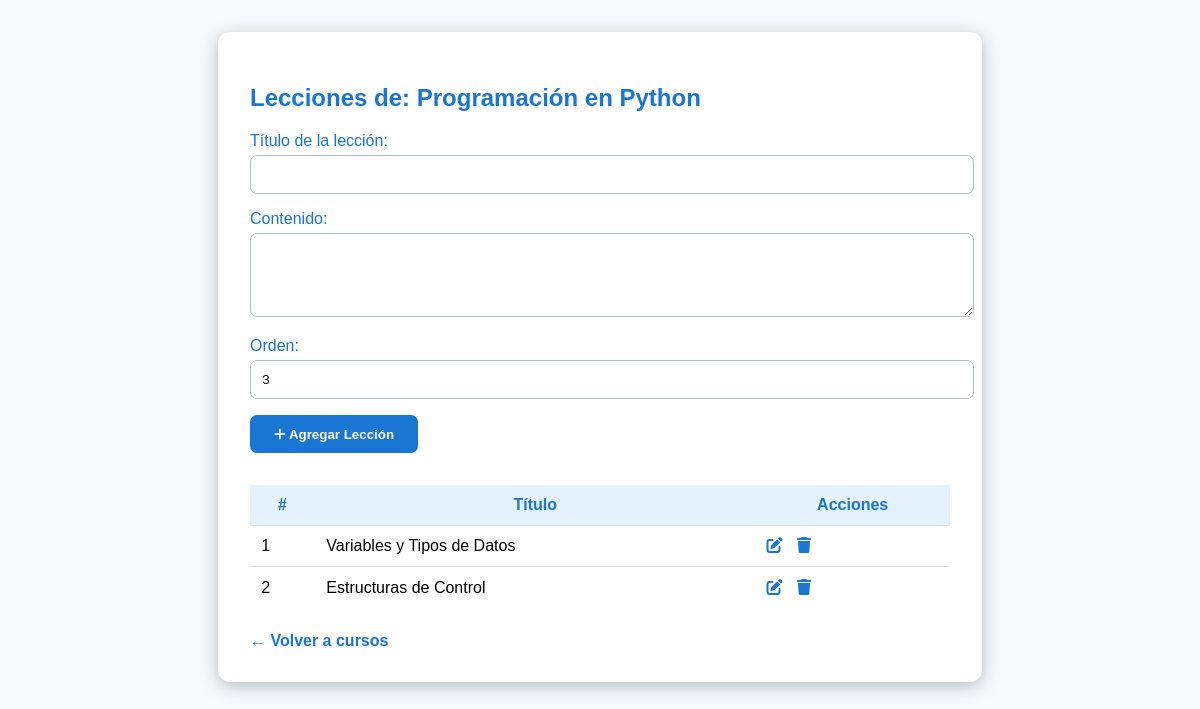
/dashboard/admin/manage_lessons.php?curso_id=2 (signed in), run on the app's committed database.
### tables this page shows
CREATE TABLE IF NOT EXISTS `cursos` (
  `id` int(11) NOT NULL AUTO_INCREMENT,
  `titulo` varchar(100) NOT NULL,
  `descripcion` text NOT NULL,
  `instructor_id` int(11) NOT NULL,
  `creado_en` timestamp NOT NULL DEFAULT current_timestamp(),
  `imagen_portada` varchar(255) DEFAULT NULL,
  `categoria` varchar(50) DEFAULT NULL,
  `estado` enum('borrador','publicado','archivado') DEFAULT 'borrador',
  `nivel` varchar(30) DEFAULT NULL,
  `duracion` varchar(30) DEFAULT NULL,
  `requisitos` text DEFAULT NULL,
  PRIMARY KEY (`id`),
  KEY `instructor_id` (`instructor_id`)
);

CREATE TABLE IF NOT EXISTS `lecciones` (
  `id` int(11) NOT NULL AUTO_INCREMENT,
  `curso_id` int(11) NOT NULL,
  `titulo` varchar(150) NOT NULL,
  `contenido` text NOT NULL,
  `orden` int(11) DEFAULT 1,
  PRIMARY KEY (`id`),
  KEY `curso_id` (`curso_id`)
);

### dashboard/admin/manage_lessons.php (the view, shortened to what this page needs)
<?php
require_once __DIR__ . '/../../backend/db/db.php';
$curso_id = isset($_GET['curso_id']) ? intval($_GET['curso_id']) : 0;
$stmt = $conn->prepare('SELECT titulo FROM cursos WHERE id = ?');
$stmt->execute([$curso_id]);
$curso = $stmt->fetch(PDO::FETCH_ASSOC);
$stmt = $conn->prepare('SELECT * FROM lecciones WHERE curso_id = ? ORDER BY orden ASC');
$stmt->execute([$curso_id]);
$lecciones = $stmt->fetchAll(PDO::FETCH_ASSOC);
?>
<!DOCTYPE html>
<html lang="es">
<head>
    <link rel="stylesheet" href="https://cdnjs.cloudflare.com/ajax/libs/font-awesome/6.0.0/css/all.min.css">
</head>
<body>
<div class="container">
    <h2>Lecciones de: <?= htmlspecialchars($curso['titulo']) ?></h2>
    <form method="post">
        <label for="titulo">Título de la lección:</label>
        <input type="text" id="titulo" name="titulo" required>
        <label for="contenido">Contenido:</label>
        <textarea id="contenido" name="contenido" rows="4" required></textarea>
        <label for="orden">Orden:</label>
        <input type="number" id="orden" name="orden" min="1" value="<?= count($lecciones)+1 ?>" required>
        <button type="submit"><i class="fas fa-plus"></i> Agregar Lección</button>
    </form>
    <table>
        <thead>
            <tr><th>#</th><th>Título</th><th>Acciones</th></tr>
        </thead>
        <tbody>
        <?php foreach ($lecciones as $lec): ?>
            <tr>
                <td><?= $lec['orden'] ?></td>
                <td><?= htmlspecialchars($lec['titulo']) ?></td>
                <td class="actions">
                    <a href="/AprendePlus/dashboard/admin/edit_lesson.php?id=<?= $lec['id'] ?>&curso_id=<?= $curso_id ?>" title="Editar"><i class="fas fa-edit"></i></a>
                    <a href="/AprendePlus/dashboard/admin/delete_lesson.php?id=<?= $lec['id'] ?>&curso_id=<?= $curso_id ?>" title="Eliminar" onclick="return confirm('¿Eliminar esta lección?')"><i class="fas fa-trash"></i></a>
                </td>
            </tr>
        <?php endforeach; ?>
        </tbody>
    </table>
    <a href="/AprendePlus/dashboard/admin/all_courses.php" style="display:inline-block;margin-top:1.5rem;color:#1976d2;text-decoration:none;font-weight:600;">&larr; Volver a cursos</a>
</div>
</body>
</html>

### dashboard/admin/manage_lessons.php (style rules this page uses)
body { font-family: 'Poppins', sans-serif; background: #f7fafc; margin:0; padding:0; }
.container { max-width: 700px; margin: 2rem auto; background: #fff; border-radius: 12px; box-shadow: 0 4px 18px #b0bec5; padding: 2rem; }
h2 { color: #1976d2; }
form { margin-bottom: 2rem; }
label { display:block; margin-bottom:0.3rem; color:#1976d2; font-weight:500; }
input[type=text], textarea, input[type=number] { width:100%; padding:0.7rem; border-radius:7px; border:1px solid #b0bec5; margin-bottom:1rem; }
button { background:#1976d2; color:#fff; border:none; border-radius:7px; padding:0.7rem 1.5rem; font-weight:600; cursor:pointer; }
table { width:100%; border-collapse:collapse; margin-top:1.5rem; }
th, td { padding:0.7rem; border-bottom:1px solid #e0e0e0; }
th { background:#e3f2fd; color:#1976d2; }
tr:last-child td { border-bottom:none; }
.actions a { color:#1976d2; margin-right:10px; text-decoration:none; }

### data on the page
cursos: titulo "Programación en Python"
lecciones: orden "1", titulo "Variables y Tipos de Datos"
lecciones: orden "2", titulo "Estructuras de Control"
